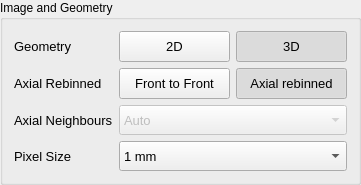
          <widget class="QGroupBox" name="groupBox_36">
           <property name="sizePolicy">
            <sizepolicy hsizetype="Preferred" vsizetype="Minimum">
             <horstretch>0</horstretch>
             <verstretch>0</verstretch>
            </sizepolicy>
           </property>
           <property name="title">
            <string>Image and Geometry</string>
           </property>
           <layout class="QGridLayout" name="gridLayout_84">
            <item row="5" column="0">
             <widget class="QLabel" name="label_pixel_size">
              <property name="font">
               <font>
                <family>Segoe UI</family>
                <pointsize>10</pointsize>
                <italic>false</italic>
                <bold>false</bold>
               </font>
              </property>
              <property name="text">
               <string>Pixel Size</string>
              </property>
             </widget>
            </item>
            <item row="2" column="0">
             <widget class="QLabel" name="label_axial">
              <property name="font">
               <font>
                <family>Segoe UI</family>
                <pointsize>10</pointsize>
                <italic>false</italic>
                <bold>false</bold>
               </font>
              </property>
              <property name="text">
               <string>Axial Rebinned</string>
              </property>
             </widget>
            </item>
            <item row="2" column="2" colspan="2">
             <layout class="QHBoxLayout" name="horizontalLayout_22">
              <item>
               <widget class="QPushButton" name="iterative_reconstruct_push_button_front_to_front">
                <property name="enabled">
                 <bool>true</bool>
                </property>
                <property name="sizePolicy">
                 <sizepolicy hsizetype="Preferred" vsizetype="Preferred">
                  <horstretch>0</horstretch>
                  <verstretch>0</verstretch>
                 </sizepolicy>
                </property>
                <property name="minimumSize">
                 <size>
                  <width>111</width>
                  <height>31</height>
                 </size>
                </property>
                <property name="maximumSize">
                 <size>
                  <width>16777215</width>
                  <height>40</height>
                 </size>
                </property>
                <property name="font">
                 <font>
                  <family>Segoe UI</family>
                  <pointsize>10</pointsize>
                  <italic>false</italic>
                  <bold>false</bold>
                 </font>
                </property>
                <property name="styleSheet">
                 <string notr="true">QPushButton</string>
                </property>
                <property name="text">
                 <string>Front to Front</string>
                </property>
                <property name="icon">
                 <iconset>
                  <normaloff>../../../../easyPETtraining/EasyPET pre-clinical versions/EasyPET training versions/GUI - UI FILE/Resources/Ic_3d_rotation_48px.svg.png</normaloff>../../../../easyPETtraining/EasyPET pre-clinical versions/EasyPET training versions/GUI - UI FILE/Resources/Ic_3d_rotation_48px.svg.png</iconset>
                </property>
                <property name="iconSize">
                 <size>
                  <width>24</width>
                  <height>24</height>
                 </size>
                </property>
                <property name="checkable">
                 <bool>true</bool>
                </property>
                <property name="autoExclusive">
                 <bool>true</bool>
                </property>
               </widget>
              </item>
              <item>
               <widget class="QPushButton" name="iterative_reconstruct_push_button_axial_rebinned">
                <property name="enabled">
                 <bool>true</bool>
                </property>
                <property name="sizePolicy">
                 <sizepolicy hsizetype="Preferred" vsizetype="Preferred">
                  <horstretch>0</horstretch>
                  <verstretch>0</verstretch>
                 </sizepolicy>
                </property>
                <property name="minimumSize">
                 <size>
                  <width>111</width>
                  <height>31</height>
                 </size>
                </property>
                <property name="maximumSize">
                 <size>
                  <width>16777215</width>
                  <height>40</height>
                 </size>
                </property>
                <property name="font">
                 <font>
                  <family>Segoe UI</family>
                  <pointsize>10</pointsize>
                  <italic>false</italic>
                  <bold>false</bold>
                 </font>
                </property>
                <property name="styleSheet">
                 <string notr="true">QPushButton</string>
                </property>
                <property name="text">
                 <string>Axial rebinned</string>
                </property>
                <property name="icon">
                 <iconset>
                  <normaloff>../../../../easyPETtraining/EasyPET pre-clinical versions/EasyPET training versions/GUI - UI FILE/Resources/Ic_3d_rotation_48px.svg.png</normaloff>../../../../easyPETtraining/EasyPET pre-clinical versions/EasyPET training versions/GUI - UI FILE/Resources/Ic_3d_rotation_48px.svg.png</iconset>
                </property>
                <property name="iconSize">
                 <size>
                  <width>24</width>
                  <height>24</height>
                 </size>
                </property>
                <property name="checkable">
                 <bool>true</bool>
                </property>
                <property name="checked">
                 <bool>true</bool>
                </property>
                <property name="autoExclusive">
                 <bool>true</bool>
                </property>
               </widget>
              </item>
             </layout>
            </item>
            <item row="1" column="2" colspan="2">
             <layout class="QHBoxLayout" name="horizontalLayout_23">
              <item>
               <widget class="QGroupBox" name="groupBox_37">
                <property name="styleSheet">
                 <string notr="true">QGroupBox {
    background-color: transparent;
    border: 0px solid gray;
   font: bold 0px;

}
</string>
                </property>
                <property name="title">
                 <string/>
                </property>
                <layout class="QHBoxLayout" name="horizontalLayout_24">
                 <property name="leftMargin">
                  <number>0</number>
                 </property>
                 <property name="topMargin">
                  <number>0</number>
                 </property>
                 <property name="rightMargin">
                  <number>0</number>
                 </property>
                 <property name="bottomMargin">
                  <number>0</number>
                 </property>
                 <item>
                  <widget class="QPushButton" name="iterative_reconstruct_push_button_2D">
                   <property name="enabled">
                    <bool>true</bool>
                   </property>
                   <property name="sizePolicy">
                    <sizepolicy hsizetype="Preferred" vsizetype="Preferred">
                     <horstretch>0</horstretch>
                     <verstretch>0</verstretch>
                    </sizepolicy>
                   </property>
                   <property name="minimumSize">
                    <size>
                     <width>111</width>
                     <height>31</height>
                    </size>
                   </property>
                   <property name="maximumSize">
                    <size>
                     <width>16777215</width>
                     <height>40</height>
                    </size>
                   </property>
                   <property name="font">
                    <font>
                     <family>Segoe UI</family>
                     <pointsize>10</pointsize>
                     <italic>false</italic>
                     <bold>false</bold>
                    </font>
                   </property>
                   <property name="styleSheet">
                    <string notr="true">QPushButton</string>
                   </property>
                   <property name="text">
                    <string>2D</string>
                   </property>
                   <property name="icon">
                    <iconset>
                     <normaloff>../../../../easyPETtraining/EasyPET pre-clinical versions/EasyPET training versions/GUI - UI FILE/Resources/Ic_3d_rotation_48px.svg.png</normaloff>../../../../easyPETtraining/EasyPET pre-clinical versions/EasyPET training versions/GUI - UI FILE/Resources/Ic_3d_rotation_48px.svg.png</iconset>
                   </property>
                   <property name="iconSize">
                    <size>
                     <width>24</width>
                     <height>24</height>
                    </size>
                   </property>
                   <property name="checkable">
                    <bool>true</bool>
                   </property>
                   <property name="autoExclusive">
                    <bool>true</bool>
                   </property>
                  </widget>
                 </item>
                 <item>
                  <widget class="QPushButton" name="iterative_reconstruct_push_button_3D">
                   <property name="enabled">
                    <bool>true</bool>
                   </property>
                   <property name="sizePolicy">
                    <sizepolicy hsizetype="Preferred" vsizetype="Preferred">
                     <horstretch>0</horstretch>
                     <verstretch>0</verstretch>
                    </sizepolicy>
                   </property>
                   <property name="minimumSize">
                    <size>
                     <width>111</width>
                     <height>31</height>
                    </size>
                   </property>
                   <property name="maximumSize">
                    <size>
                     <width>16777215</width>
                     <height>40</height>
                    </size>
                   </property>
                   <property name="font">
                    <font>
                     <family>Segoe UI</family>
                     <pointsize>10</pointsize>
                     <italic>false</italic>
                     <bold>false</bold>
                    </font>
                   </property>
                   <property name="styleSheet">
                    <string notr="true">QPushButton</string>
                   </property>
                   <property name="text">
                    <string>3D</string>
                   </property>
                   <property name="icon">
                    <iconset>
                     <normaloff>../../../../easyPETtraining/EasyPET pre-clinical versions/EasyPET training versions/GUI - UI FILE/Resources/Ic_3d_rotation_48px.svg.png</normaloff>../../../../easyPETtraining/EasyPET pre-clinical versions/EasyPET training versions/GUI - UI FILE/Resources/Ic_3d_rotation_48px.svg.png</iconset>
                   </property>
                   <property name="iconSize">
                    <size>
                     <width>24</width>
                     <height>24</height>
                    </size>
                   </property>
                   <property name="checkable">
                    <bool>true</bool>
                   </property>
                   <property name="checked">
                    <bool>true</bool>
                   </property>
                   <property name="autoExclusive">
                    <bool>true</bool>
                   </property>
                  </widget>
                 </item>
                </layout>
               </widget>
              </item>
             </layout>
            </item>
            <item row="1" column="0">
             <widget class="QLabel" name="label_geometry">
              <property name="font">
               <font>
                <family>Segoe UI</family>
                <pointsize>10</pointsize>
                <italic>false</italic>
                <bold>false</bold>
               </font>
              </property>
              <property name="text">
               <string>Geometry</string>
              </property>
             </widget>
            </item>
            <item row="4" column="2" colspan="2">
             <widget class="QComboBox" name="neighbours_comboBox">
              <property name="enabled">
               <bool>false</bool>
              </property>
              <property name="sizePolicy">
               <sizepolicy hsizetype="Preferred" vsizetype="Preferred">
                <horstretch>0</horstretch>
                <verstretch>0</verstretch>
               </sizepolicy>
              </property>
              <property name="minimumSize">
               <size>
                <width>66</width>
                <height>30</height>
               </size>
              </property>
              <property name="maximumSize">
               <size>
                <width>16777215</width>
                <height>40</height>
               </size>
              </property>
              <property name="font">
               <font>
                <family>Segoe UI</family>
                <pointsize>10</pointsize>
                <italic>false</italic>
                <bold>false</bold>
               </font>
              </property>
              <property name="editable">
               <bool>false</bool>
              </property>
              <property name="currentIndex">
               <number>0</number>
              </property>
              <item>
               <property name="text">
                <string>Auto</string>
               </property>
              </item>
              <item>
               <property name="text">
                <string>0</string>
               </property>
              </item>
              <item>
               <property name="text">
                <string>1</string>
               </property>
              </item>
              <item>
               <property name="text">
                <string>2</string>
               </property>
              </item>
              <item>
               <property name="text">
                <string>3</string>
               </property>
              </item>
              <item>
               <property name="text">
                <string>4</string>
               </property>
              </item>
              <item>
               <property name="text">
                <string>5</string>
               </property>
              </item>
              <item>
               <property name="text">
                <string>6</string>
               </property>
              </item>
              <item>
               <property name="text">
                <string>7</string>
               </property>
              </item>
             </widget>
            </item>
            <item row="5" column="2" colspan="2">
             <widget class="QComboBox" name="pixelsize_comboBox">
              <property name="sizePolicy">
               <sizepolicy hsizetype="Preferred" vsizetype="Preferred">
                <horstretch>0</horstretch>
                <verstretch>0</verstretch>
               </sizepolicy>
              </property>
              <property name="minimumSize">
               <size>
                <width>66</width>
                <height>30</height>
               </size>
              </property>
              <property name="maximumSize">
               <size>
                <width>16777215</width>
                <height>40</height>
               </size>
              </property>
              <property name="font">
               <font>
                <family>Segoe UI</family>
                <pointsize>10</pointsize>
                <italic>false</italic>
                <bold>false</bold>
               </font>
              </property>
              <property name="editable">
               <bool>false</bool>
              </property>
              <property name="currentIndex">
               <number>3</number>
              </property>
              <item>
               <property name="text">
                <string>2 mm</string>
               </property>
              </item>
              <item>
               <property name="text">
                <string>1.5 mm</string>
               </property>
              </item>
              <item>
               <property name="text">
                <string>1.2 mm</string>
               </property>
              </item>
              <item>
               <property name="text">
                <string>1 mm</string>
               </property>
              </item>
              <item>
               <property name="text">
                <string>0.8 mm</string>
               </property>
              </item>
              <item>
               <property name="text">
                <string>0.5 mm</string>
               </property>
              </item>
              <item>
               <property name="text">
                <string>0.4 mm</string>
               </property>
              </item>
              <item>
               <property name="text">
                <string>0.3 mm</string>
               </property>
              </item>
              <item>
               <property name="text">
                <string>0.25 mm</string>
               </property>
              </item>
              <item>
               <property name="text">
                <string>0.2 mm</string>
               </property>
              </item>
              <item>
               <property name="text">
                <string>0.15 mm</string>
               </property>
              </item>
              <item>
               <property name="text">
                <string>0.1 mm</string>
               </property>
              </item>
             </widget>
            </item>
            <item row="4" column="0">
             <widget class="QLabel" name="label_axial_neighbours">
              <property name="font">
               <font>
                <family>Segoe UI</family>
                <pointsize>10</pointsize>
                <italic>false</italic>
                <bold>false</bold>
               </font>
              </property>
              <property name="text">
               <string>Axial Neighbours</string>
              </property>
             </widget>
            </item>
           </layout>
          </widget>
